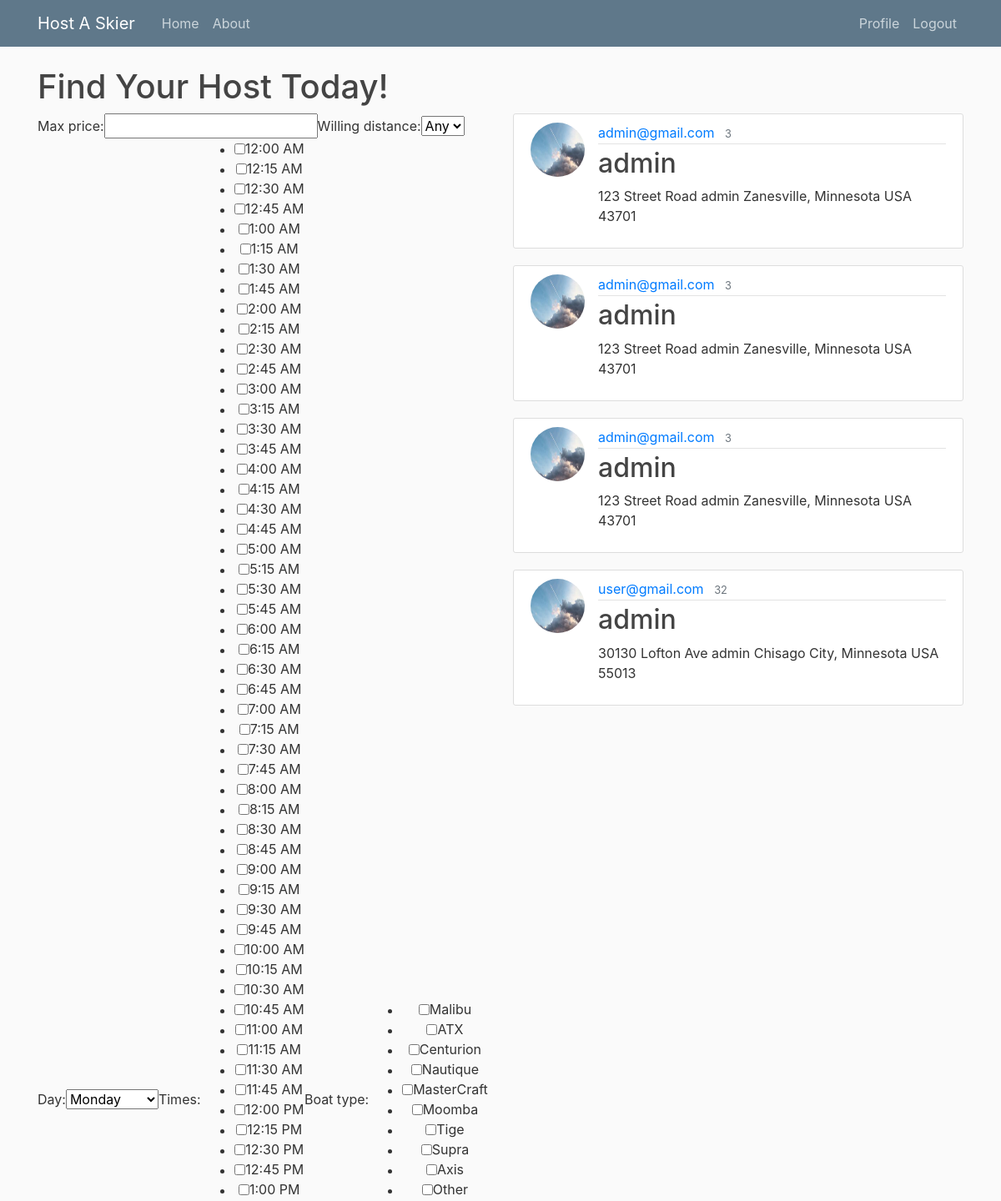
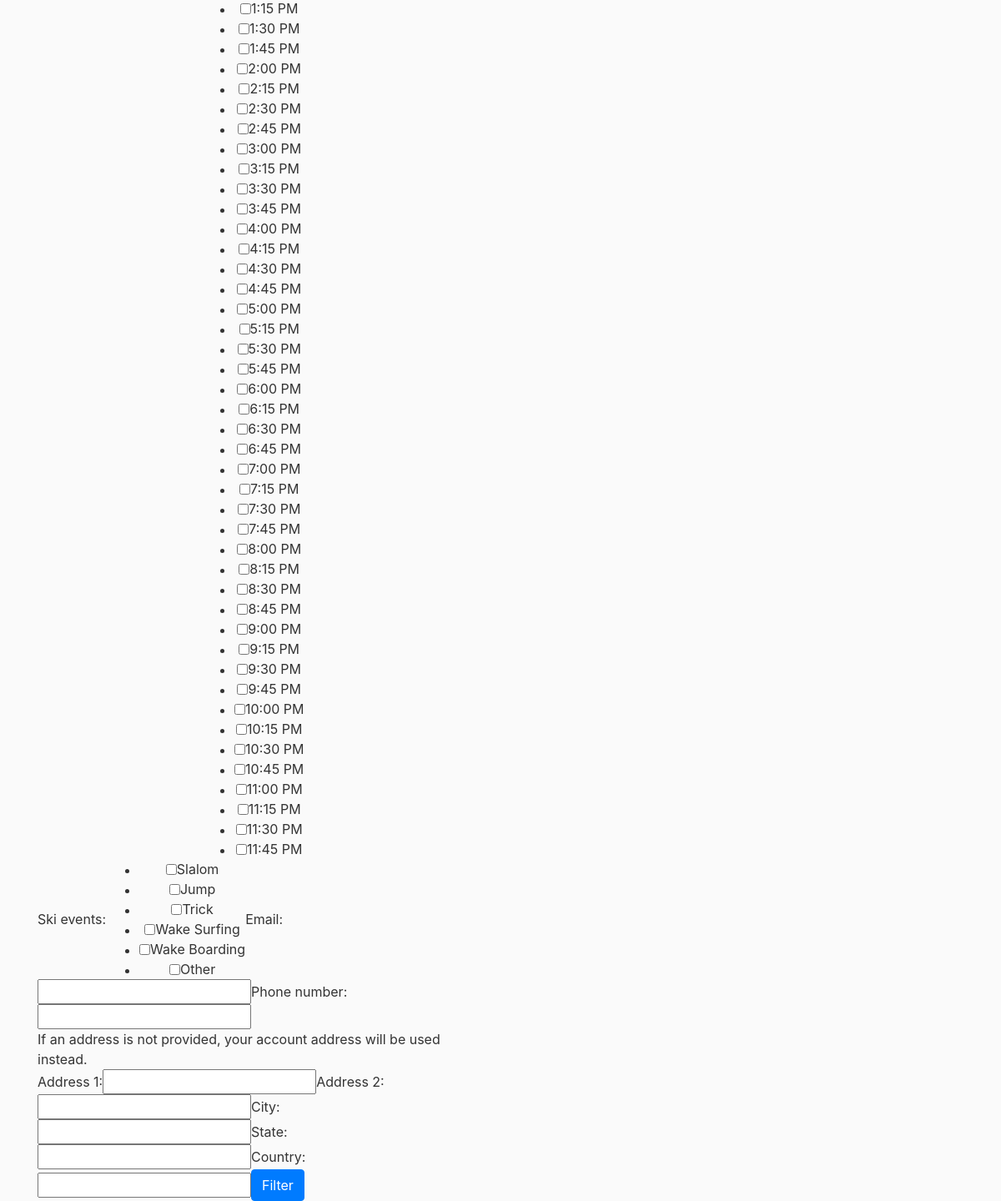
The app's page /findmyhost/ (signed in) with its own data (2 pictures, top to bottom).
### becomeahost/models.py (models this page shows, shortened)
class Host(models.Model):
    address_1 = models.CharField(_("Address 1"), max_length=100, default="123 Street Road", blank=True)
    address_2 = models.CharField(_("Address 2"), max_length=100, blank=True)
    city = models.CharField(_("City"), max_length=100, default="Zanesville", blank=True)
    state = models.CharField(_("State"), max_length=100, default="Minnesota", blank=True)
    zip_code = models.CharField(_("Zip Code"), max_length=5, default="43701", blank=True)
    country = models.CharField(_("Country"), max_length=100, default="USA", blank=True)
    latitude = models.DecimalField(
      max_digits=9, decimal_places=6, blank=True, default='0')
    longitude = models.DecimalField(
       max_digits=9, decimal_places=6, blank=True, default='0')
    price = models.CharField(max_length=100)
    email = models.CharField(max_length=100, blank=True) #opt
    phone_number = models.CharField(max_length=100, blank=True) #opt
    boat_type = MultiSelectField(choices=BOAT_TYPES)
    events_can_pull = MultiSelectField(choices=WATERSKI_EVENTS)
    monday    = MultiSelectField(blank=True, choices=TIMES)
    tuesday   = MultiSelectField(blank=True, choices=TIMES)
    wednesday = MultiSelectField(blank=True, choices=TIMES)
    thursday  = MultiSelectField(blank=True, choices=TIMES)
    friday    = MultiSelectField(blank=True, choices=TIMES)
    saturday  = MultiSelectField(blank=True, choices=TIMES)
    sunday    = MultiSelectField(blank=True, choices=TIMES)
    extra_info = models.TextField(blank=True)
    hostest = models.ForeignKey(Account, on_delete=models.CASCADE)

### account/models.py (models this page shows, shortened)
class Account(AbstractBaseUser):
    email        = models.EmailField(unique=True)
    username     = models.CharField(max_length=30, unique=True)
    date_joined  = models.DateTimeField(verbose_name='date joined', auto_now_add=True)
    last_login   = models.DateTimeField(verbose_name='last login', auto_now_add=True)
    is_admin     = models.BooleanField(default=False)
    is_active    = models.BooleanField(default=True)
    is_staff     = models.BooleanField(default=False)
    is_superuser = models.BooleanField(default=False)
    address_1 = models.CharField(_("Address 1"), max_length=100, default="123 Street Road")
    address_2 = models.CharField(_("Address 2"), max_length=100, blank=True)
    city = models.CharField(_("City"), max_length=100, default="Zanesville")
    zip_code = models.CharField(_("Zip Code"), max_length=5, default="43701")
    state = models.CharField(_("State"), max_length=100, default="Minnesota")
    country = models.CharField(_("Country"), max_length=100, default="United States of America")
    latitude = models.DecimalField(
      max_digits=9, decimal_places=6, blank=True, default='0')
    longitude = models.DecimalField(
       max_digits=9, decimal_places=6, blank=True, default='0')
    phone_number = models.CharField(max_length=100)
    USERNAME_FIELD = 'email'
    REQUIRED_FIELDS = ['username',
                       ]
    objects = MyAccountManager()

### users/models.py (models this page shows, shortened)
class Profile(models.Model):
    user = models.OneToOneField(Account, on_delete=models.CASCADE)
    image = models.ImageField(default='default.jpg', upload_to='profile_pics')

### findmyhost/views.py (the view)
# urls.py: path('findmyhost/', findmyhost_views.findmyhost_view, name='findmyhost'),
@login_required
def findmyhost_view(request):
    search_form = FindMyHostForm(request.POST or None)
    address_form = FindMyHostForm_DifferentAddress(request.POST or None)
    context = {
        'search_form' : search_form,
        'address_form': address_form,
    }
    if request.method == 'POST':
        if search_form.is_valid() and address_form.is_valid():
            latlng = {}
            if (modified_addr(address_form)):
                new_addr = f'{address_form.address_1} {address_form.city} {address_form.state} {address_form.zip_code} {address_form.country}'
                latlng = get_lat_long(new_addr)
                if (check_lat_lon(latlng)):
                    context['hosts'] = filter_hosts(search_form, address_form, latlng, request)
                else:
                    messages.error(request, f'{request.user.username}\'s Please enter a valid address.')
            else:
                 context['hosts'] = filter_hosts(search_form, address_form, latlng, request)
        else:
            messages.error(request, f'{request.user.username}\'s The provided form was not valid.')
    else:
        context['hosts'] = get_hosts()  ## First time accessing page, return all Hosts
    return render(request, "findmyhost/findmyhost.html", context)

### findmyhost/forms.py
class FindMyHostForm(forms.Form):
    max_price = forms.CharField(required=False, max_length=100)
    willing_distance = forms.TypedChoiceField(required=False, choices=DISTANCES, initial=5)
    day = forms.TypedChoiceField(required=True, choices=DAYS_OF_WEEK, initial=1)
    times = forms.MultipleChoiceField(required=False, widget=forms.CheckboxSelectMultiple, choices=TIMES)
    boat_type = forms.MultipleChoiceField(required=False, widget=forms.CheckboxSelectMultiple, choices=BOAT_TYPES)
    ski_events = forms.MultipleChoiceField(required=False, widget=forms.CheckboxSelectMultiple, choices=WATERSKI_EVENTS)
    email = forms.EmailField(required=False, max_length=100)
    phone_number = forms.CharField(required=False, max_length=100)

class FindMyHostForm_DifferentAddress(forms.Form):
    address_1 = forms.CharField(required=False, max_length=100)
    address_2 = forms.CharField(required=False, max_length=100)
    city      = forms.CharField(required=False, max_length=100)
    state     = forms.CharField(required=False, max_length=100)
    country   = forms.CharField(required=False, max_length=100)

### findmyhost/views.py (called while the page is built)
def get_hosts():
    return Host.objects.all()

### findmyhost/templates/findmyhost/findmyhost.html (shortened to what this page needs)
{% extends "base.html" %}
{% load crispy_forms_tags %}
{% block content %}
    <h1> Find Your Host Today! </h1>
    <div class="row align-items-start">
    <div class="col">
      <form method='POST' class="form-inline">
	{{ search_form }}
        If an address is not provided, your account address will be used instead.
	{{ address_form }}
	<button type="submit" class="btn btn-primary">Filter</button>
      </form>
    </div>
      <div class="col">
      {% for host in hosts %}
        <article class="media content-section">
          <img class="rounded-circle article-img" src="{{host.hostest.profile.image.url }}">
          <div class="media-body">
            <div class="article-metadata">
              <a class="mr-2" href="#">{{ host.email }}</a>
              <small class="text-muted">{{ host.price }}</small>
            </div>
            <h2><a class="article-title" href="#">{{ host.hostest.username }}</a></h2>
	    <p class="article-content">{{ host.address_1 }} {{ host.address_2 }} {{ host.city }}, {{ host.state}} {{ host.country }} {{ host.zip_code }}</p>
          </div>
        </article>
      {% endfor %}
      </div>
      </div>
{% endblock content %}

### hostaskier/templates/base.html (shortened to what this page needs)
{% load static %}
<!DOCTYPE html>
<html>
<head>
    <link rel="stylesheet" href="https://stackpath.bootstrapcdn.com/bootstrap/4.1.3/css/bootstrap.min.css">
    <link rel="stylesheet" type="text/css" href=" {% static 'hostaskier/main.css' %}">
</head>
<body>
    <header class="site-header">
        <nav class="navbar navbar-expand-md navbar-dark bg-steel fixed-top">
          <div class="container">
            <a class="navbar-brand mr-4" href="/">Host A Skier</a>
            <div class="collapse navbar-collapse" id="navbarToggle">
              <div class="navbar-nav mr-auto">
                <a class="nav-item nav-link" href="{% url 'hostaskier-home' %}">Home</a>
                <a class="nav-item nav-link" href="{% url 'hostaskier-about' %}">About</a>
              </div>
              <div class="navbar-nav">
		{% if user.is_authenticated %}
		  <a class="nav-item nav-link" href="{% url "profile" %}">Profile</a>
		  <a class="nav-item nav-link" href="{% url "logout" %}">Logout</a>
		{% else %}
		  <a class="nav-item nav-link" href="{% url "login" %}">Login</a>
		  <a class="nav-item nav-link" href="{% url "register" %}">Register</a>
		{% endif %}
              </div>
            </div>
          </div>
        </nav>
      </header>
      <main role="main" class="container">
        <div class="row">
          <div class="col">
            {% block content %}{% endblock %}
          </div>
        </div>
      </main>
</body>
</html>

### hostaskier/static/hostaskier/main.css (style rules this page uses)
body { background: #fafafa; color: #333333; margin-top: 5rem; }
h1, h2, h3, h4, h5, h6 { color: #444444; }
ul { margin: 0; }
.bg-steel { background-color: #5f788a; }
.site-header .navbar-nav .nav-link { color: #cbd5db; }
.content-section { background: #ffffff; padding: 10px 20px; border: 1px solid #dddddd; border-radius: 3px; margin-bottom: 20px; }
.article-title { color: #444444; }
.article-content { white-space: pre-line; }
.article-img { height: 65px; width: 65px; margin-right: 16px; }
.article-metadata { padding-bottom: 1px; margin-bottom: 4px; border-bottom: 1px solid #e3e3e3 }

### records on screen
Host: hostest.profile.image (placeholder picture), email "admin@gmail.com", price "3", hostest.username "admin", address_1 "123 Street Road", address_2 "admin", city "Zanesville", state "Minnesota", country "USA", zip_code "43701"
Host: hostest.profile.image (placeholder picture), email "admin@gmail.com", price "3", hostest.username "admin", address_1 "123 Street Road", address_2 "admin", city "Zanesville", state "Minnesota", country "USA", zip_code "43701"
Host: hostest.profile.image (placeholder picture), email "admin@gmail.com", price "3", hostest.username "admin", address_1 "123 Street Road", address_2 "admin", city "Zanesville", state "Minnesota", country "USA", zip_code "43701"
Host: hostest.profile.image (placeholder picture), email "user@gmail.com", price "32", hostest.username "admin", address_1 "30130 Lofton Ave", address_2 "admin", city "Chisago City", state "Minnesota", country "USA", zip_code "55013"
